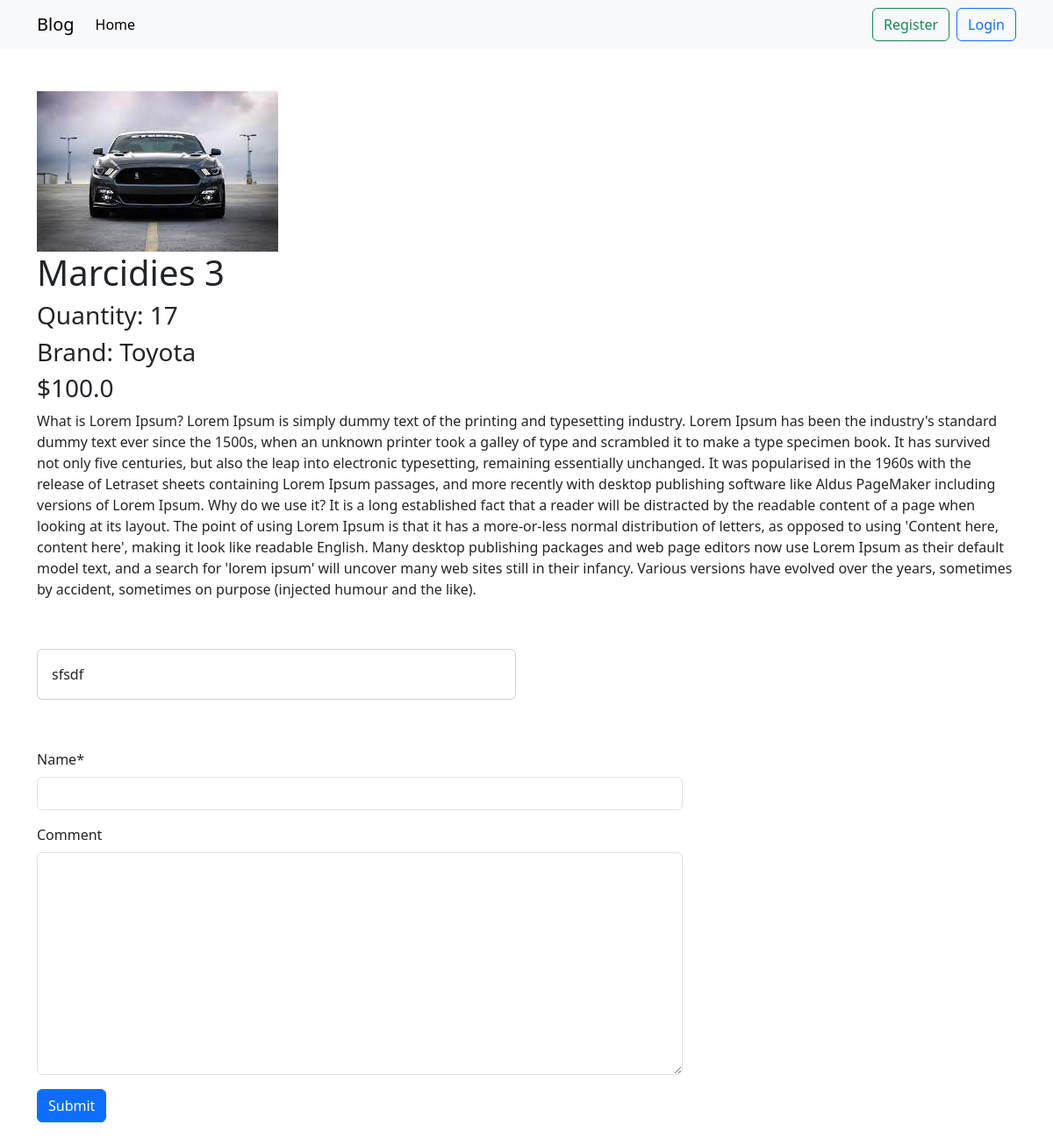
/car/1/, run on the app's committed database.
### car/models.py (models this page shows, shortened)
class Car(models.Model):
  title = models.CharField(max_length=200)
  description = models.TextField()
  price = models.FloatField()
  image = models.ImageField(upload_to='images/')
  brand = models.ForeignKey(Brand, on_delete=models.CASCADE, null=True, blank=True, related_name="brands")
  quantity = models.IntegerField(blank=True, null=True)

class Brand(models.Model):
  name = models.CharField(max_length=20)

class Comment(models.Model):
  car = models.ForeignKey(Car, on_delete=models.CASCADE)
  name = models.CharField(max_length=50)
  comment = models.TextField(null=True, blank=True)

### car/views.py (the view, shortened to what this page needs)
# urls.py: path('<int:id>/', views.CarDetailView.as_view(), name="car_details"),
class CarDetailView(DetailView):
  model =  models.Car
  pk_url_kwarg = 'id'
  template_name = 'car_details.html'
  def get_context_data(self, **kwargs):
      context = super().get_context_data(**kwargs)
      context['comments'] = models.Comment.objects.filter(car=self.get_object())
      context['form'] = CommentForm()
      return context

### car/forms.py
class CommentForm(forms.ModelForm):
  class Meta:
    model = Comment
    fields = "__all__"
    exclude = ['car']

### car/templates/car_details.html (shortened to what this page needs)
{% extends "base.html" %}
{% load static %}
{% load crispy_forms_tags %}
{% block content %}
<div class="container mx-auto my-5">
    <img src="{{car.image.url}}" alt="" />
    <h1>{{car.title}}</h1>
    <h3>Quantity: {{car.quantity}}</h3>
  <h3>Brand: {{car.brand.name}}</h3>
  <h3>${{car.price}}</h3>
  <p>{{car.description}}</p>
</div>
<div class="container">
  <div class="row">
    <div class="col-md-6">
      {% for comment in comments %}
      <div class="card my-2">
        <div class="card-body">
          {{comment.comment}}
        </div>
      </div>
      {% endfor %}
    </div>
  </div>
</div>
<div class="container py-5">
  <div class="row">
    <div class="col-md-8">
      <form method="post">
        {{form | crispy}}
        <button class="btn btn-primary">Submit</button>
      </form>
    </div>
  </div>
</div>
{% endblock content %}

### data on the page
Car: image (picture), title "Marcidies 3", quantity "17", brand.name "Toyota", price "100.0", description "What is Lorem Ipsum? Lorem Ipsum is simply dummy text of the printing and typesetting industry. Lorem Ipsum has been the industry's standard dummy text ever since the 1500s, when an unknown printer took a galley of type and scrambled it to make a type specimen book. It has survived not only five centuries, but also the leap into electronic typesetting, remaining essentially unchanged. It was popularised in the 1960s with the release of Letraset sheets containing Lorem Ipsum passages, and more recently with desktop publishing software like Aldus PageMaker including versions of Lorem Ipsum. Why do we use it? It is a long established fact that a reader will be distracted by the readable…"
Comment: comment "sfsdf"
